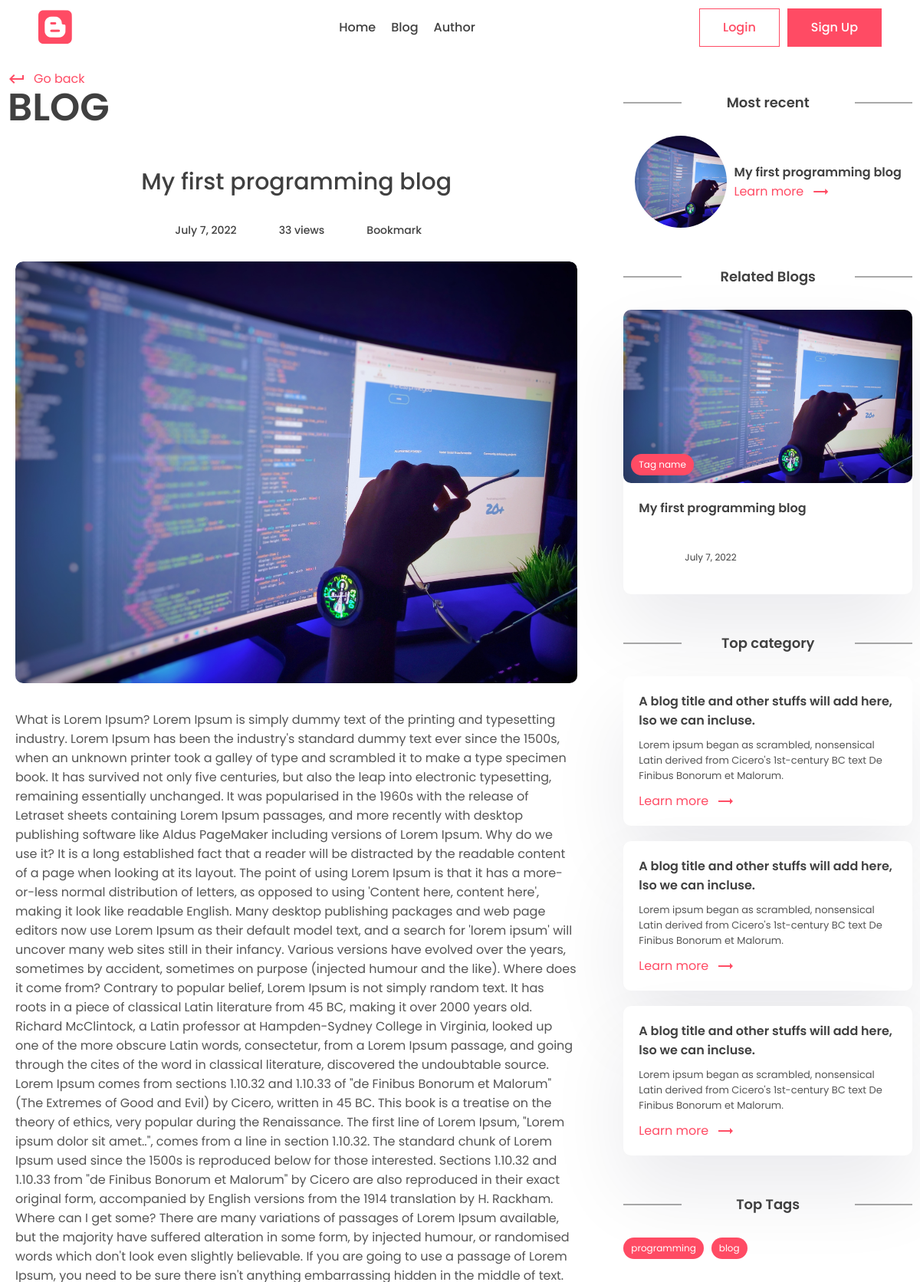
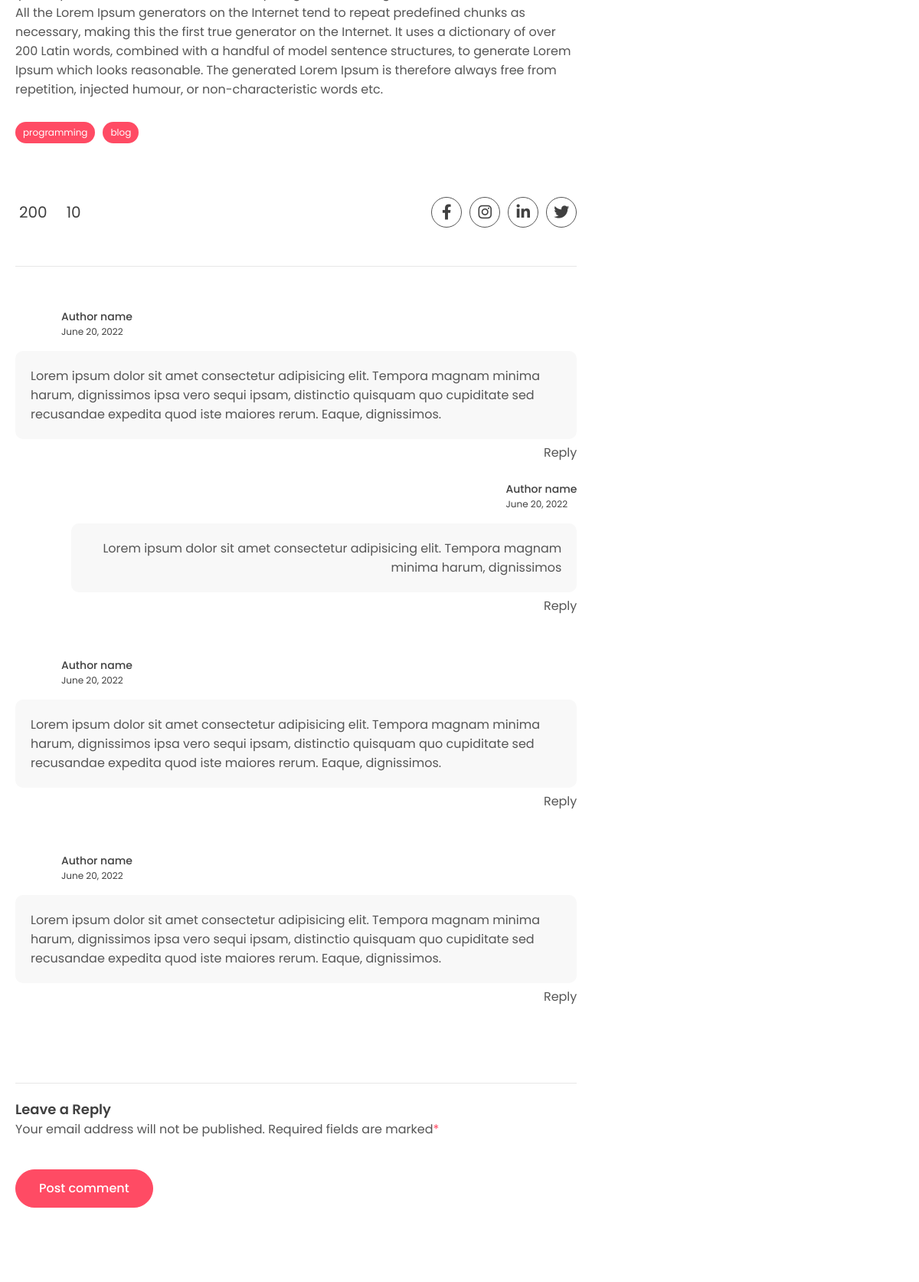
/post/my-first-programming-blog (upper part), run on the app's committed database (2 pictures, top to bottom).
### blogapp/models.py (models this page shows, shortened)
class Post(models.Model):
    title=models.CharField(max_length=200)
    content = models.TextField()
    last_updated = models.DateTimeField(auto_now= True)
    slug = models.SlugField(max_length=200, unique=True)
    author = models.ForeignKey(User, on_delete= models.CASCADE)
    category = models.ForeignKey(Category, on_delete= models.CASCADE)
    tags = models.ManyToManyField(Tag, blank=True, related_name='post_tags')
    image = models.ImageField(null=True, blank=True, upload_to='images/')
    view_count = models.IntegerField(null=True, blank=True)
    like_count = models.IntegerField(null=True, blank=True)
    is_featured = models.BooleanField()
    def save(self, *args,**kwargs):
        if not self.id:
            self.slug = slugify(self.title)
        return super(Post, self).save(*args, **kwargs)

class Tag(models.Model):
    name = models.CharField(max_length=100)
    description = models.CharField(max_length=100)
    slug = models.SlugField(max_length=200, unique=True)

### blogapp/views.py (the view)
# urls.py: path('post/<slug:slug>', views.post_page, name='post_page'),
def post_page(request, slug):
    post = Post.objects.get(slug = slug)
    form = CommentForm()
    if request.POST:
        comment_form = CommentForm(request.POST)
        if comment_form.is_valid():
            comment_form.save()
    if post.view_count is None:
        post.view_count = 1
    else:
        post.view_count = post.view_count + 1
    post.save()
    recent_posts = Post.objects.all().order_by('-last_updated')[0:3]
    related_posts = Post.objects.filter()[0:3]
    tags = Tag.objects.all()
    context = {'post':post,'recent_posts':recent_posts, 'related_posts':related_posts, 'tags':tags, 'form':form}
    return render(request, 'blogapp/post.html', context)

### blogapp/templates/blogapp/post.html (shortened to what this page needs)
{% extends "base.html" %}
{% block content %}
<div class="container">
    <div class="layout">
      <div class="left">
        <div class="page-top">
          <div class="top flex">
            <div class="page-name">
              <a href="{% url 'index' %}" class="learn">
                <span class="material-icons"> keyboard_return </span> Go
                back
              </a>
              <h1>Blog</h1>
            </div>
          </div>
        </div>
        <center>
          <div class="typo">
            <h1 class="title blog-title">
              {{post.title}}
            </h1>
            <div class="timeline">
              <div class="track">
                <p class="time">{{post.last_updated|date}}</p>
              </div>
              <div class="track">
                <p class="view-count">{{post.view_count}} views</p>
              </div>
              <a class="track" href="">
                <p class="bookmark">Bookmark</p>
              </a>
            </div>
          </div>
        </center>
        <section class="mt">
          <div class="container">
            <div class="blog-post">
              <div class="post-img blog-img">
                <img src="{{post.image.url}}" alt="" />
              </div>
              <div class="blog-post-content">
                <p>
                  {{post.content}}
                </p>
                <div class="blog-tags">
                  {% for tag in post.tags.all %}
                    <a href="{% url 'tag_page' tag.slug %}" class="tag">{{tag.name}}</a>
                  {% endfor %}
                </div>
                <div class="social-share">
                  <div class="reactions">
                    <div class="likes">
                       <span>200</span>
                    </div>
                    <div class="total-comments">
                      <span>10</span>
                    </div>
                  </div>
                  <div class="share">
                    <div class="social">
                      <a href="#">
                        <i class="fa-brands fa-facebook-f"></i>
                      </a>
                      <a href="#">
                        <i class="fa-brands fa-instagram"></i>
                      </a>
                      <a href="#">
                        <i class="fa-brands fa-linkedin-in"></i>
                      </a>
                      <a href="#">
                        <i class="fa-brands fa-twitter"></i>
                      </a>
                    </div>
                  </div>
                </div>
                <div class="user-comment">
                  <div class="author">
                    <div class="profile-pic">
                    </div>
                    <div class="details">
                      <p>Author name</p>
                      <small>June 20, 2022</small>
                    </div>
                  </div>
                  <div class="comment-sec-main">
                    <div class="comment-sec">
                      <div class="comment">
                        <p>
                          Lorem ipsum dolor sit amet consectetur adipisicing
                          elit. Tempora magnam minima harum, dignissimos
                          ipsa vero sequi ipsam, distinctio quisquam quo
                          cupiditate sed recusandae expedita quod iste
                          maiores rerum. Eaque, dignissimos.
                        </p>
                      </div>
                      <div class="reply">
                        <a href="#">Reply</a>
                      </div>
                    </div>
                    <div class="public-reply">
                      <div class="author">
                        <div class="profile-pic">
                        </div>
                        <div class="details">
                          <p>Author name</p>
                          <small>June 20, 2022</small>
                        </div>
                      </div>
                      <div class="comment">
                        <p>
                          Lorem ipsum dolor sit amet consectetur adipisicing
                          elit. Tempora magnam minima harum, dignissimos
                        </p>
                      </div>
                      <div class="reply">
                        <a href="#">Reply</a>
                      </div>
                    </div>
                  </div>
                </div>
                <div class="user-comment">
                  <div class="author">
                    <div class="profile-pic">
                    </div>
                    <div class="details">
                      <p>Author name</p>
                      <small>June 20, 2022</small>
                    </div>
                  </div>
                  <div class="comment-sec-main">
                    <div class="comment-sec">
                      <div class="comment">
                        <p>
                          Lorem ipsum dolor sit amet consectetur adipisicing
                          elit. Tempora magnam minima harum, dignissimos
                          ipsa vero sequi ipsam, distinctio quisquam quo
                          cupiditate sed recusandae expedita quod iste
                          maiores rerum. Eaque, dignissimos.
                        </p>
                      </div>
                      <div class="reply">
                        <a href="#">Reply</a>
                      </div>
                    </div>
                  </div>
                </div>
                <div class="user-comment">
                  <div class="author">
                    <div class="profile-pic">
                    </div>
                    <div class="details">
                      <p>Author name</p>
                      <small>June 20, 2022</small>
                    </div>
                  </div>
                  <div class="comment-sec-main">
                    <div class="comment-sec">
                      <div class="comment">
                        <p>
                          Lorem ipsum dolor sit amet consectetur adipisicing
                          elit. Tempora magnam minima harum, dignissimos
                          ipsa vero sequi ipsam, distinctio quisquam quo
                          cupiditate sed recusandae expedita quod iste
                          maiores rerum. Eaque, dignissimos.
                        </p>
                      </div>
                      <div class="reply">
                        <a href="#">Reply</a>
                      </div>
                    </div>
                  </div>
                </div>
              </div>
            </div>
            <div class="comment-box">
              <h3>Leave a Reply</h3>
              <p>
                Your email address will not be published. Required fields
                are marked<span>*</span>
              </p>
              <form method="POST">
                <button class="btn btn-primary rounded">
                  Post comment
                </button>
              </form>
            </div>
          </div>
        </section>
      </div>
            <div class="right">
              <div class="block">
                <h2 class="title2">Most recent</h2>
                {% for post in recent_posts %}
                <div class="recent-post">
                  <div class="rounded-img">
                    <img src="{{post.image.url}}" alt="" />
                  </div>
                  <div class="recent-content">
                    <h3>
                      {{post.title}}
                    </h3>
                    <a class="learn" href="#"
                      >Learn more
                      <span class="material-icons"> trending_flat </span></a
                    >
                  </div>
                </div>
                {% endfor %}
              </div>
              <div class="block r-blog">
                <h2 class="title2">Related Blogs</h2>
                {% for related_post in related_posts %}
                 <a href="{% url 'post_page' related_post.slug %}">
                  <div class="card">
                    <div class="post-img">
                      <img src="{{related_post.image.url}}" alt="" />
                      <div class="tag">Tag name</div>
                    </div>
                    <div class="card-content">
                      <h3>
                      {{related_post.title}}
                      </h3>
                      <div class="author">
                        <div class="profile-pic">
                        </div>
                        <div class="details">
                          <small>{{related_post.last_updated|date}}</small>
                        </div>
                      </div>
                    </div>
                  </div>
                </a>
                {% endfor %}
              </div>
              <div class="block">
                <h2 class="title2">Top category</h2>
                <div class="card">
                  <h3>
                    A blog title and other stuffs will add here, lso we can
                    incluse.
                  </h3>
                  <p>
                    Lorem ipsum began as scrambled, nonsensical Latin derived from
                    Cicero's 1st-century BC text De Finibus Bonorum et Malorum.
                  </p>
                  <a class="learn" href="#"
                    >Learn more
                    <span class="material-icons"> trending_flat </span></a
                  >
                </div>
                <div class="card">
                  <h3>
                    A blog title and other stuffs will add here, lso we can
                    incluse.
                  </h3>
                  <p>
                    Lorem ipsum began as scrambled, nonsensical Latin derived from
                    Cicero's 1st-century BC text De Finibus Bonorum et Malorum.
                  </p>
                  <a class="learn" href="#"
                    >Learn more
                    <span class="material-icons"> trending_flat </span></a
                  >
                </div>
                <div class="card">
                  <h3>
                    A blog title and other stuffs will add here, lso we can
                    incluse.
                  </h3>
                  <p>
                    Lorem ipsum began as scrambled, nonsensical Latin derived from
                    Cicero's 1st-century BC text De Finibus Bonorum et Malorum.
                  </p>
                  <a class="learn" href="#"
                    >Learn more
                    <span class="material-icons"> trending_flat </span></a
                  >
                </div>
              </div>
              <div class="block">
                <h2 class="title2">Top Tags</h2>
                <div class="blog-tags">
                  {% for tag in tags %}
                    <a class="tag">{{tag.name}}</a>
                  {% endfor %}
                </div>
              </div>
            </div>
    </div>
  </div>
{% endblock content %}

### data on the page
Post: title "My first programming blog", last_updated "July 7, 2022", view_count "33", image (picture), content "What is Lorem Ipsum? Lorem Ipsum is simply dummy text of the printing and typesetting industry. Lorem Ipsum has been the industry's standard dummy text ever since the 1500s, when an unknown printer took a galley of type and scrambled it to make a type specimen book. It has survived not only five centuries, but also the leap into electronic typesetting, remaining essentially unchanged. It was popularised in the 1960s with the release of Letraset sheets containing Lorem Ipsum passages, and more recently with desktop publishing software like Aldus PageMaker including versions of Lorem Ipsum. Why do we use it? It is a long established fact that a reader will be distracted by the readable…"
Tag: name "programming"
Tag: name "blog"
